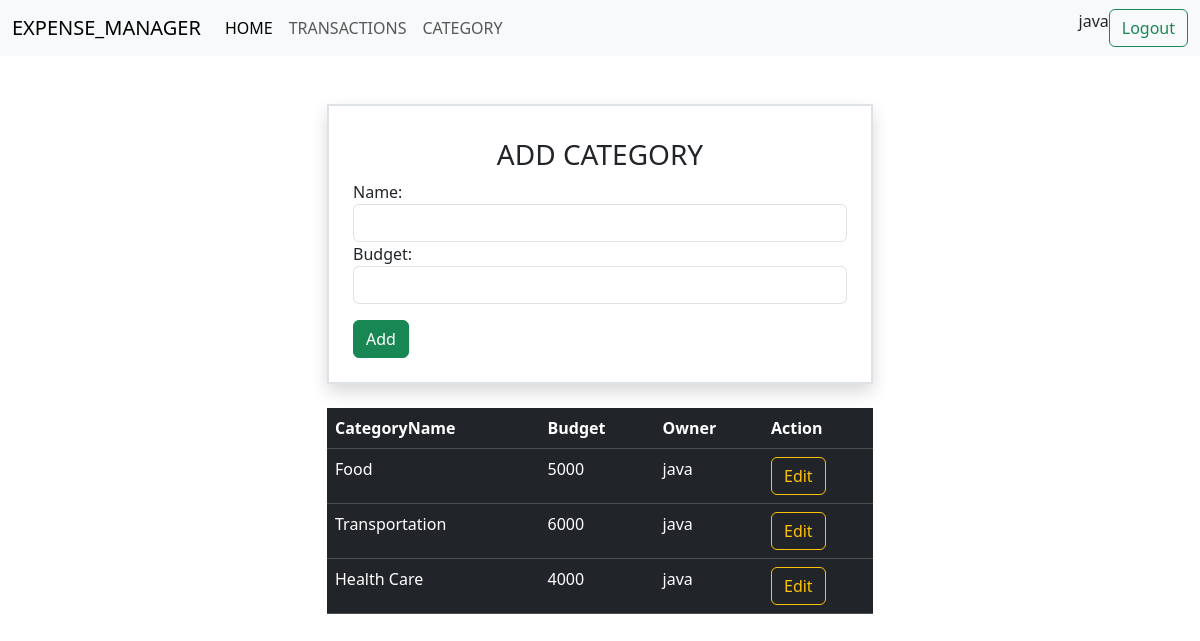
Screenshot of /category/add/ (signed in) with the database file from the repository.
### myapp/models.py (models this page shows, shortened)
class Category(models.Model):
    name=models.CharField(max_length=200)
    budget=models.PositiveIntegerField()
    owner=models.ForeignKey(User,on_delete=models.CASCADE)
    class Meta:
        unique_together=("name","owner")

### myapp/views.py (the view, shortened to what this page needs)
# urls.py: path('category/add/',views.CategoryCreateView.as_view(),name="category-add"),
class CategoryCreateView(View):
    def get(self,request,*args,**kwargs):
        form_instance=CategoryForm()
        qs=Category.objects.filter(owner=request.user)
        return render(request,"category_add.html",{"form":form_instance,"categories":qs})

### myapp/forms.py (shortened to what this page needs)
class CategoryForm(forms.ModelForm):
    class Meta:
        model=Category
        fields=["name","budget"]
        widgets={
            "name":forms.TimeInput(attrs={"class":"form-control"}),
            "budget":forms.NumberInput(attrs={"class":"form-control"}),
        }

### myapp/templates/category_add.html (shortened to what this page needs)
{% extends 'base.html'%}
{%block main_block%}
<div class="container">
    <div class="row mt-5">
        <div class="col-3"></div>
        <div class="col-6">
            <form action="" method="post" class="border border-2 p-4 shadow">
                <h3 class="text-center my-2">ADD CATEGORY</h3>
                {{form}}
                <button type="submit" class="btn btn-success mt-3">Add</button>
            </form>
        </div>
        <div class="col-3"></div>
    </div>
    <div class="row mt-4">
        <div class="col-3"></div>
        <div class="col-6">
            <table class="table table-dark">
                <tr>
                    <th>CategoryName</th>
                    <th>Budget</th>
                    <th>Owner</th>
                    <th>Action</th>
                </tr>
                {%for cat in categories%}
                    <tr>
                        <td>{{cat.name}}</td>
                        <td>{{cat.budget}}</td>
                        <td>{{cat.owner}}</td>
                        <td>
                            <a href="{%url 'category-edit' cat.id%}" class="btn btn-outline-warning">Edit</a>
                        </td>
                    </tr>
                {%endfor%}
            </table>
        </div>
        <div class="col-3"></div>
    </div>
</div>
{%endblock%}

### myapp/templates/base.html (shortened to what this page needs)
<!DOCTYPE html>
<html lang="en">
<head>
    <link href="https://cdn.jsdelivr.net/npm/bootstrap@5.3.3/dist/css/bootstrap.min.css" rel="stylesheet">
    <link rel="stylesheet" href="https://cdnjs.cloudflare.com/ajax/libs/font-awesome/6.6.0/css/all.min.css" />
</head>
<body>
    <nav class="navbar navbar-expand-lg navbar-light bg-light">
        <div class="container-fluid">
          <a class="navbar-brand" href="#">EXPENSE_MANAGER</a>
          <div class="collapse navbar-collapse" id="navbarSupportedContent">
            <ul class="navbar-nav me-auto mb-2 mb-lg-0">
              <li class="nav-item">
                <a class="nav-link active" aria-current="page" href="{%url 'summary' %}">HOME</a>
              </li>
              <li class="nav-item">
                <a class="nav-link" href="{%url 'transaction-add'%}">TRANSACTIONS</a>
              </li>
              <li class="nav-item">
                <a class="nav-link" href="{%url 'category-add'%}">CATEGORY</a>
              </li>
            </ul>
            <form class="d-flex" role="search">
              {{request.user}}
              <a href="{%url 'signout'%}"  class="btn btn-outline-success" >Logout</a>
            </form>
          </div>
        </div>
      </nav>
      {%block main_block%}
      {%endblock%}
</body>
</html>

### rows the page displays
Category: name "Food", budget "5000", owner "java"
Category: name "Transportation", budget "6000", owner "java"
Category: name "Health Care", budget "4000", owner "java"

### other values shown
{{ request.user }} "java"
